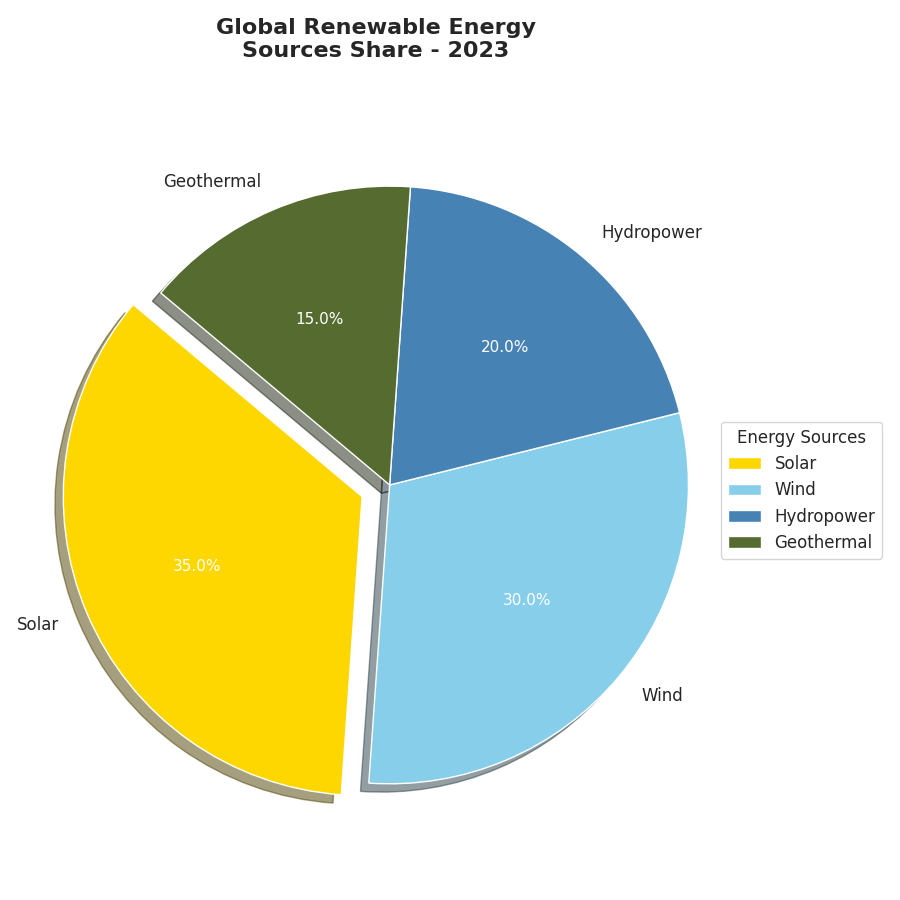

Recreate this plot in Python.
import matplotlib.pyplot as plt

# Data for the pie chart
energy_sources = ['Solar', 'Wind', 'Hydropower', 'Geothermal']  # Removed 'Biomass'
energy_shares = [35, 30, 20, 15]  # Adjusted percentages after removing 'Biomass'

# Colors for each energy source
colors = ['#FFD700', '#87CEEB', '#4682B4', '#556B2F']  # Removed color for 'Biomass'

# Optionally explode the largest segment (Solar) for emphasis
explode = (0.1, 0, 0, 0)  # Removed the explosion parameter for 'Biomass'

# Create the pie chart
fig, ax = plt.subplots(figsize=(9, 9))

# Plotting the pie chart
wedges, texts, autotexts = ax.pie(
    energy_shares, 
    labels=energy_sources, 
    autopct='%1.1f%%', 
    startangle=140, 
    colors=colors, 
    explode=explode, 
    shadow=True
)

# Enhance text properties
for text in texts:
    text.set_fontsize(12)
for autotext in autotexts:
    autotext.set_fontsize(11)
    autotext.set_color('white')

# Set the chart title
ax.set_title(
    'Global Renewable Energy\nSources Share - 2023', 
    fontsize=16, 
    fontweight='bold', 
    pad=30
)

# Ensure the pie chart is a perfect circle
ax.axis('equal')

# Place the legend outside the pie chart
plt.legend(
    wedges, energy_sources,
    title="Energy Sources",
    loc="center left",
    bbox_to_anchor=(1, 0, 0.5, 1),
    fontsize=12
)

# Automatically adjust layout
plt.tight_layout()

# Show the plot
plt.show()
